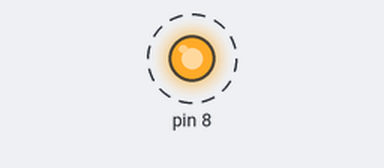
Bench run of a program on a simulated Raspberry Pi (header pin numbers). On the bench: output pins drawn as LEDs (lit = HIGH). Dashed ring = blinking.

Above: at 0.5 s.
Timing chart, 0 to 4.6 s (numbered marks = the images above):
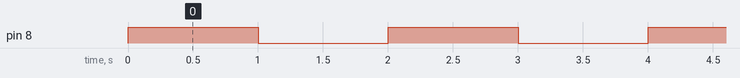

Measured:
- by itself, pin 8: alternates HIGH for 1.0 s and LOW for 1.0 s

The program:

led_blink.py
```python
import RPi.GPIO as GPIO # Import Raspberry Pi GPIO library
from time import sleep # Import the sleep function from the time module

GPIO.setmode(GPIO.BOARD)
GPIO.setup(8, GPIO.OUT, initial=GPIO.LOW) # Set pin 8 to be an output pin and set initial value to low (off)

while True:
 GPIO.output(8, GPIO.HIGH) # Turn on
 sleep(1) # Sleep for 1 second
 GPIO.output(8, GPIO.LOW) # Turn off
 sleep(1) # Sleep for 1 second
```
